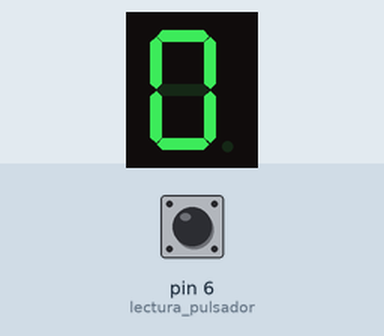
Recording of a sketch running on a simulated Arduino Uno, built with avr-gcc and run on an emulated ATmega328P. On the bench: 1-digit seven-segment display. Wiring (inferred from the names in the program): 1-digit 7-segment display, segments lit when HIGH: segments pin 11, pin 10, pin 7, pin 8, pin 9, pin 12, pin 13. The inputs (shaded band) are chosen by the test bench; at power-on: pin 6 (lectura_pulsador) LOW. The segment pins are drawn as the display they are named for.

Above: at 2.8 s.
2.9 s: pin 6 (lectura_pulsador) pulled HIGH for 1.2 s
At 3.3 s:
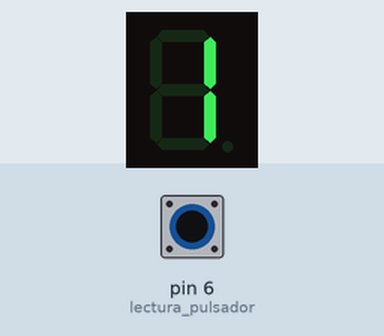
5.6 s: pin 6 (lectura_pulsador) pulled HIGH for 1.2 s
At 6.7 s:
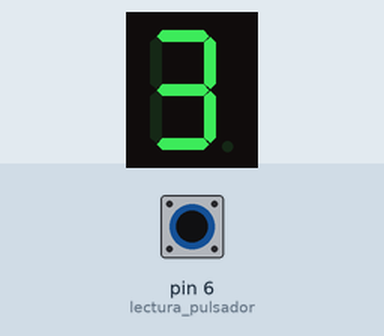
8.3 s: pin 6 (lectura_pulsador) pulled HIGH for 3.2 s
At 9.8 s:
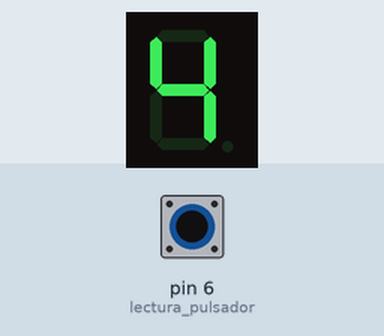
Timing chart, 0 to 11.3 s (numbered marks = the images above; inputs shaded):
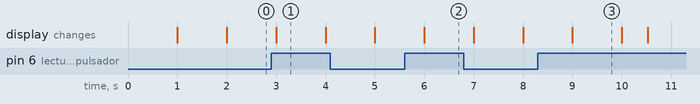

The sketch:

codigo.ino
```cpp
// C++ code
//
int G=13;
int F=12;
int A=11;
int B=10;
int E=9;
int D=8;
int C=7;
int lectura_pulsador=6;
int contador;

void setup()
{

  pinMode(G, OUTPUT);
  pinMode(F, OUTPUT);
  pinMode(A, OUTPUT);
  pinMode(B, OUTPUT);
  pinMode(E, OUTPUT);
  pinMode(D, OUTPUT);
  pinMode(C, OUTPUT);
  contador=0;


}

void loop()
{
  if(digitalRead(lectura_pulsador)==HIGH){
    contador=contador+1;

  }

  switch(contador){
    case 0:
    cero();
    break;

    case 1:
    uno();
    break;

    case 2:
    dos();
    break;

    case 3:
    tres();
    break;

    case 4:
    cuatro();
    break;


  }


}
//A,F,E,D,C,B
void cero(){
  digitalWrite(A,HIGH);
  digitalWrite(F,HIGH);
  digitalWrite(E,HIGH);
  digitalWrite(D,HIGH);
  digitalWrite(C,HIGH);
  digitalWrite(B,HIGH);
  delay(1000);
  digitalWrite(A,LOW);
  digitalWrite(F,LOW);
  digitalWrite(E,LOW);
  digitalWrite(D,LOW);
  digitalWrite(C,LOW);
  digitalWrite(B,LOW);


}


//B,C
void uno(){
  digitalWrite(B,HIGH);
  digitalWrite(C,HIGH);
  delay(1000);
  digitalWrite(B,LOW);
  digitalWrite(C,LOW);

}

//A,B,G,E,D
void dos(){
  digitalWrite(A,HIGH);
  digitalWrite(B,HIGH);
  digitalWrite(G,HIGH);
  digitalWrite(E,HIGH);
  digitalWrite(D,HIGH);
  delay(1000);
  digitalWrite(A,LOW);
  digitalWrite(B,LOW);
  digitalWrite(G,LOW);
  digitalWrite(E,LOW);
  digitalWrite(D,LOW);

}

//A,B,C,G,D
void tres(){
  digitalWrite(A,HIGH);
  digitalWrite(B,HIGH);
  digitalWrite(C,HIGH);
  digitalWrite(G,HIGH);
  digitalWrite(D,HIGH);
  delay(1000);
  digitalWrite(A,LOW);
  digitalWrite(B,LOW);
  digitalWrite(C,LOW);
  digitalWrite(G,LOW);
  digitalWrite(D,LOW);


}
//F,G,B,C
void cuatro(){
  digitalWrite(F,HIGH);
  digitalWrite(G,HIGH);
  digitalWrite(B,HIGH);
  digitalWrite(C,HIGH);
  delay(1000);
  digitalWrite(F,LOW);
  digitalWrite(G,LOW);
  digitalWrite(B,LOW);
  digitalWrite(C,LOW);
}
```

Measured:
- after the input at 2.9 s, the display: first differs from a run without the input after 0.10 s (image 1)
- after the input at 5.6 s, the display: first differs from a run without the input after 0.40 s (image 2)
- after the input at 8.3 s, the display: first differs from a run without the input after 0.70 s (image 3)
- what the display in image 1 shows lasts 1.0 s, from 3.0 s to 4.0 s
